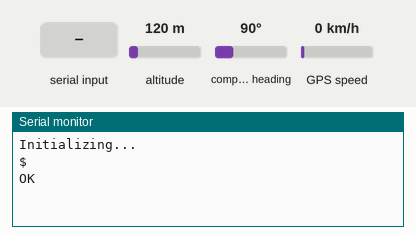
This sketch was run on a simulated Arduino Uno, built with avr-gcc and run on an emulated ATmega328P. Parts: the last lines printed to the serial monitor. Inputs (shaded band) come from the test bench; at power-on: altitude 120 m, compass heading 90°, GPS speed 0 km/h. The GPS gets a fix after 3 s at 37.7749, -122.4194 with 8 satellites; the modem accepts every AT command (registered, SIM ready, sends succeed) and sends nothing else.

Above: at 2.3 s.
2.4 s: "1" received over the second serial link
At 4.4 s:
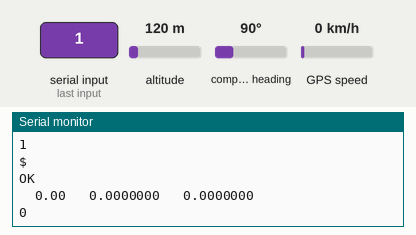
5.0 s: altitude set to 20 m
At 6.1 s:
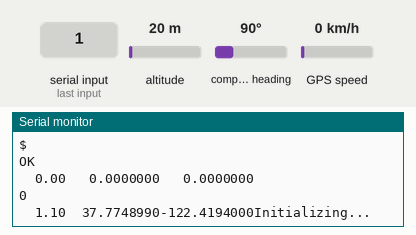
6.5 s: "0" received over the second serial link
At 7.4 s:
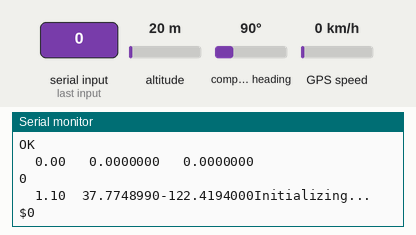

Measured:
- after the input at 2.4 s, the serial monitor: prints a new line after 1.1 s (image 1)
- after the input at 5.0 s, the serial monitor: prints a new line at once (image 2)
- after the input at 6.5 s, the serial monitor: prints a new line after 0.06 s (image 3)

The sketch:

gsm_gps_01.ino
```cpp
#include <TinyGPS++.h>
#include <SoftwareSerial.h>
//#include <NeoSWSerial.h>
/*
   This sample code demonstrates the normal use of a TinyGPS++ (TinyGPSPlus) object.
   It requires the use of SoftwareSerial, and assumes that you have a
   4800-baud serial GPS device hooked up on pins 4(rx) and 3(tx).
*/
static const int RXPin = 8, TXPin = 9; // 6, 5
static const uint32_t GPSBaud = 4800; // 4800 untuk 3.3v

// The TinyGPS++ object
TinyGPSPlus gps;

// The serial connection to the GPS device
SoftwareSerial ss(RXPin, TXPin);
//NeoSWSerial ss(RXPin, TXPin);

static float f_val = 0.0;
static char outstr[15];
static int count = 0;
char buffer[20];

//Create software serial object to communicate with SIM800L
SoftwareSerial mySerial(10, 11); //SIM800L Tx & Rx is connected to Arduino #3 & #2 // 4 3
//NeoSWSerial mySerial(10, 11); //SIM800L Tx & Rx is connected to Arduino #3 & #2

void setup()
{
//  pinMode(7, OUTPUT);
//  pinMode(8, OUTPUT);
//  digitalWrite(7, HIGH);
//  digitalWrite(8, LOW);

  Serial.begin(9600);
  //  mySerial.begin(9600);
  ss.begin(GPSBaud);

  //  Serial.println(F("FullExample.ino"));
  //  Serial.println(F("An extensive example of many interesting TinyGPS++ features"));
  //  Serial.print(F("Testing TinyGPS++ library v. ")); Serial.println(TinyGPSPlus::libraryVersion());
  //  Serial.println(F("by Mikal Hart"));
  //  Serial.println();
  //  Serial.println(F("Sats HDOP  Latitude   Longitude   Fix  Date       Time     Date Alt    Course Speed Card  Distance Course Card  Chars Sentences Checksum"));
  //  Serial.println(F("           (deg)      (deg)       Age                      Age  (m)    --- from GPS ----  ---- to London  ----  RX    RX        Fail"));
  //  Serial.println(F("----------------------------------------------------------------------------------------------------------------------------------------"));

  //Begin serial communication with Arduino and SIM800L
  mySerial.begin(9600);

  Serial.println("Initializing...");
  delay(1000);

  mySerial.println("AT"); //Once the handshake test is successful, it will back to OK
  updateSerial();
  char isConnect;
  do
  {

    mySerial.println("AT+CREG?"); //Check whether it has registered in the network
    delay(10);
    String x;
    if (mySerial.available() > 0)
    {
      x = mySerial.readString();
      Serial.print("I received: ");
      Serial.println(x);
      isConnect = x.charAt(20);
      Serial.println(isConnect);
    }
  } while (isConnect != '1' && isConnect != '5');

  mySerial.println("AT+CMGF=1"); // Configuring TEXT mode
  updateSerial();

//  mySerial.println("AT+CMGS=\"+6282130310254\"");//change ZZ with country code and xxxxxxxxxxx with phone number to sms +6282130310254  +6285270817607
//  updateSerial();
//  mySerial.print("Haiii sayaangg....."); //text content
//  updateSerial();
//  mySerial.write(26);
//  delay(1000);

}

void loop()
{
  static char hdop_str[10];
  static char lat_str[20];
  static char lng_str[20];
  String str = "";

  ss.listen();
  dtostrf(gps.hdop.hdop(), 6, 2, hdop_str);
  dtostrf(gps.location.lat(), 12, 7, lat_str);
  dtostrf(gps.location.lng(), 12, 7, lng_str);

  str += hdop_str;
  str += lat_str;
  str += lng_str;
  Serial.println(str);

  if (count > 0 && count < 5)
  {
    static String out;
    out += str;
    Serial.println("disini");
    if (count == 4)
    {
      mySerial.listen();
      mySerial.println("AT+CMGS=\"+6282130310254\"");//change ZZ with country code and xxxxxxxxxxx with phone number to sms +6282130310254  +6285270817607
      updateSerial();
      mySerial.print(out);
      updateSerial();
      mySerial.write(26); // Carriage Return
    }
  }

  if (gps.hdop.isValid() && gps.location.isValid())
  {
    count++;
  }
  Serial.println(count);
  smartDelay(1000);
}

void updateSerial()
{
  delay(500);
  while (Serial.available())
  {
    mySerial.write(Serial.read());//Forward what Serial received to Software Serial Port
  }
  while (mySerial.available())
  {
    Serial.write(mySerial.read());//Forward what Software Serial received to Serial Port
  }
}

// This custom version of delay() ensures that the gps object
// is being "fed".
static void smartDelay(unsigned long ms)
{
  unsigned long start = millis();
  do
  {
    while (ss.available())
      gps.encode(ss.read());
  } while (millis() - start < ms);
}


static void printFloat(float val, bool valid, int len, int prec)
{
  //  char buffer[12];
  //  sprintf(buffer, "%d %d \n", gps.hdop.isValid(), gps.location.isValid());
  //  Serial.print(buffer);
  if (!valid)
  {
    while (len-- > 1)
      Serial.print('*');
    Serial.print(' ');
  }
  else
  {
    Serial.print(val, prec);
    int vi = abs((int)val);
    int flen = prec + (val < 0.0 ? 2 : 1); // . and -
    flen += vi >= 1000 ? 4 : vi >= 100 ? 3 : vi >= 10 ? 2 : 1;
    for (int i = flen; i < len; ++i)
      Serial.print(' ');
  }
  smartDelay(0);
}
```
